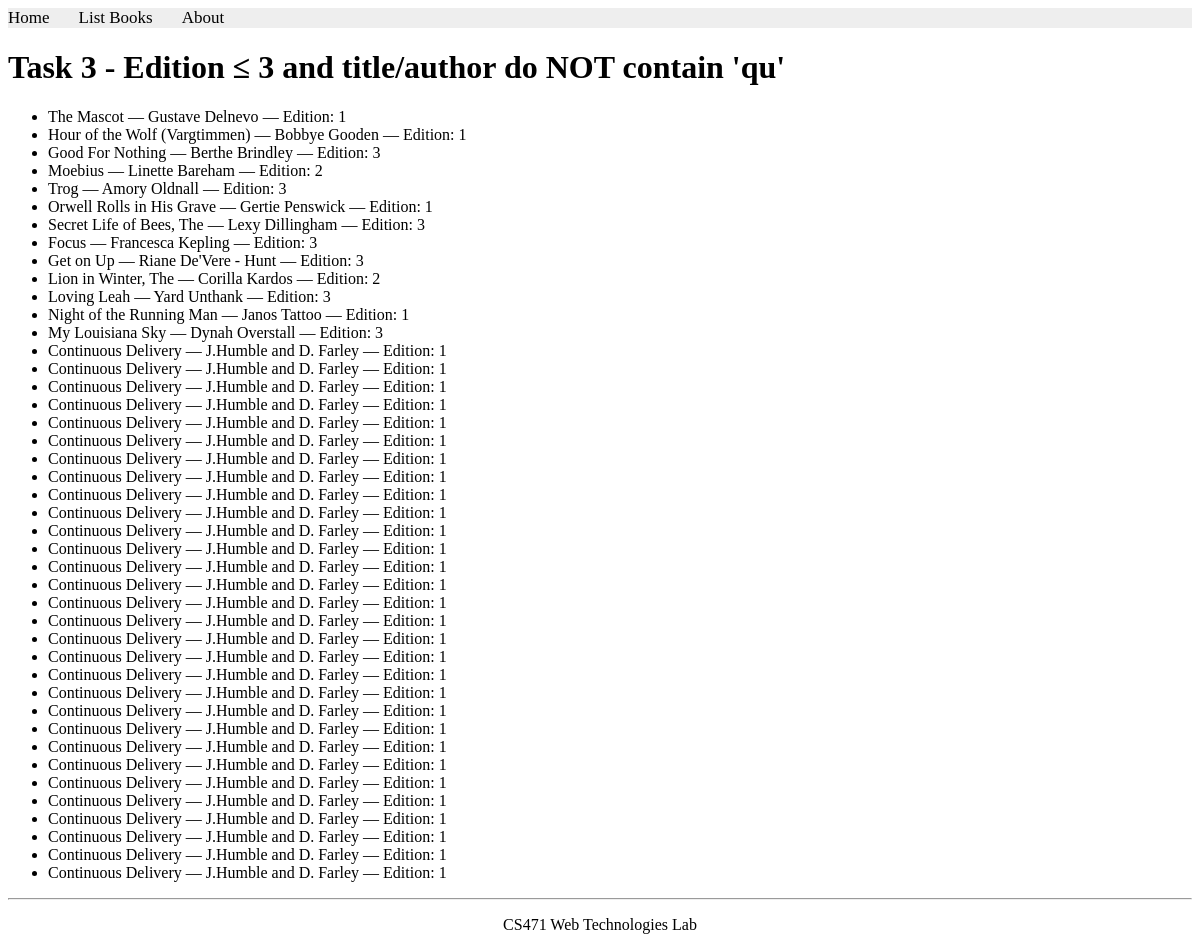
The app's page /books/lab8/task3, older data.
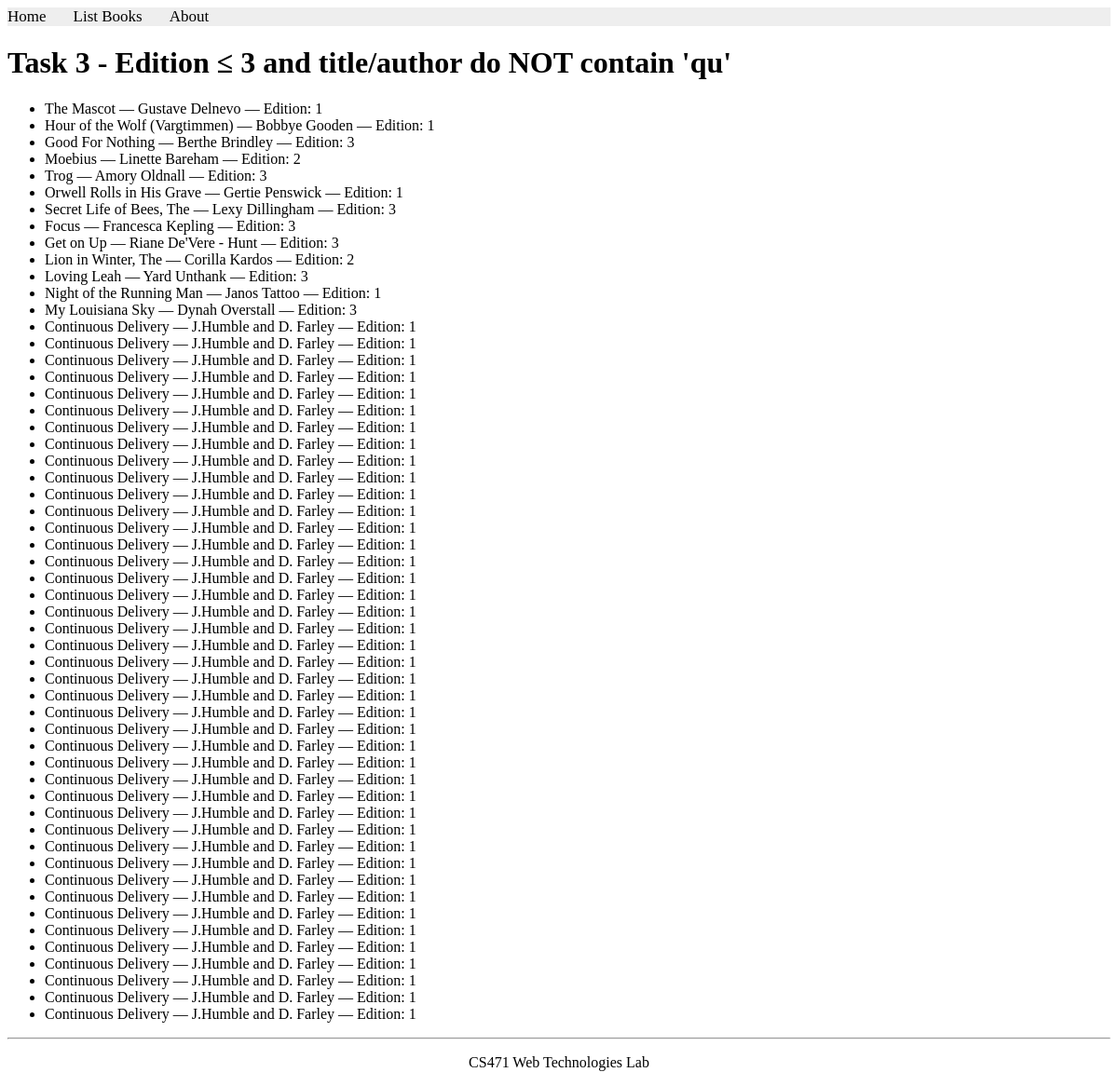
The same page, newer data.
### apps/bookmodule/models.py (models this page shows)
class Book(models.Model):
    title = models.CharField(max_length=50)
    author = models.CharField(max_length=50)
    price = models.FloatField(default=0.0)
    edition = models.SmallIntegerField(default=1)

### apps/bookmodule/views.py (the view)
# urls.py: path('books/lab8/task3', views.lab8_task3, name='lab8_task3'),
def lab8_task3(request):
    books = Book.objects.filter(
        ~Q(edition__gt=3) & ~(Q(title__icontains='qu') | Q(author__icontains='qu'))
    )
    return render(request, 'bookmodule/lab8_task3.html', {'books': books})

### apps/templates/bookmodule/lab8_task3.html
{% extends 'layouts/base.html' %}
{% block content %}
<h1>Task 3 - Edition ≤ 3 and title/author do NOT contain 'qu'</h1>
<ul>
  {% for book in books %}
    <li>{{ book.title }} — {{ book.author }} — Edition: {{ book.edition }}</li>
  {% empty %}
    <li>No books found.</li>
  {% endfor %}
</ul>
{% endblock %}

### apps/templates/layouts/base.html (shortened to what this page needs)
<!DOCTYPE html>
<html>
{% load static %}
<head>
  <link rel="stylesheet" href="https://cdnjs.cloudflare.com/ajax/libs/font-awesome/4.7.0/css/font-awesome.min.css">
  <link rel="stylesheet" href="{% static 'styles.css' %}">
</head>
<body>
    {% include "includes/header.html" %}
    {% block content %}{% endblock content %}
    {% include "includes/footer.html" %}
</body>
</html>

### apps/templates/includes/header.html
{% with request.resolver_match.url_name as url_name %}
<div class="topnav">
    <a class="{% if url_name == 'books.index' %}active{% endif %}" href="{% url 'books.index' %}">Home</a>
    <a class="{% if url_name == 'books.list_books' %}active{% endif %}" href="{% url 'books.list_books' %}">List Books</a>
    <a class="{% if url_name == 'books.aboutus' %}active{% endif %}" href="{% url 'books.aboutus' %}">About</a>
</div>
{% endwith %}

### apps/templates/includes/footer.html
<hr>
<p style="text-align:center;">CS471 Web Technologies Lab</p>

### apps/static/styles.css (style rules this page uses)
.topnav { background-color: #eeeeee; width: 100%; }
.topnav a { color: #000000; text-align: center; margin-right: 25px; text-decoration: none; font-size: 17px; }

Row changes from the older to the newer data that the page shows:
added Book: title "Continuous Delivery", author "J.Humble and D. Farley", edition "1"
added Book: title "Continuous Delivery", author "J.Humble and D. Farley", edition "1"
added Book: title "Continuous Delivery", author "J.Humble and D. Farley", edition "1"
added Book: title "Continuous Delivery", author "J.Humble and D. Farley", edition "1"
added Book: title "Continuous Delivery", author "J.Humble and D. Farley", edition "1"
added Book: title "Continuous Delivery", author "J.Humble and D. Farley", edition "1"
added Book: title "Continuous Delivery", author "J.Humble and D. Farley", edition "1"
added Book: title "Continuous Delivery", author "J.Humble and D. Farley", edition "1"
added Book: title "Continuous Delivery", author "J.Humble and D. Farley", edition "1"
added Book: title "Continuous Delivery", author "J.Humble and D. Farley", edition "1"
added Book: title "Continuous Delivery", author "J.Humble and D. Farley", edition "1"
added Book: title "Continuous Delivery", author "J.Humble and D. Farley", edition "1"
